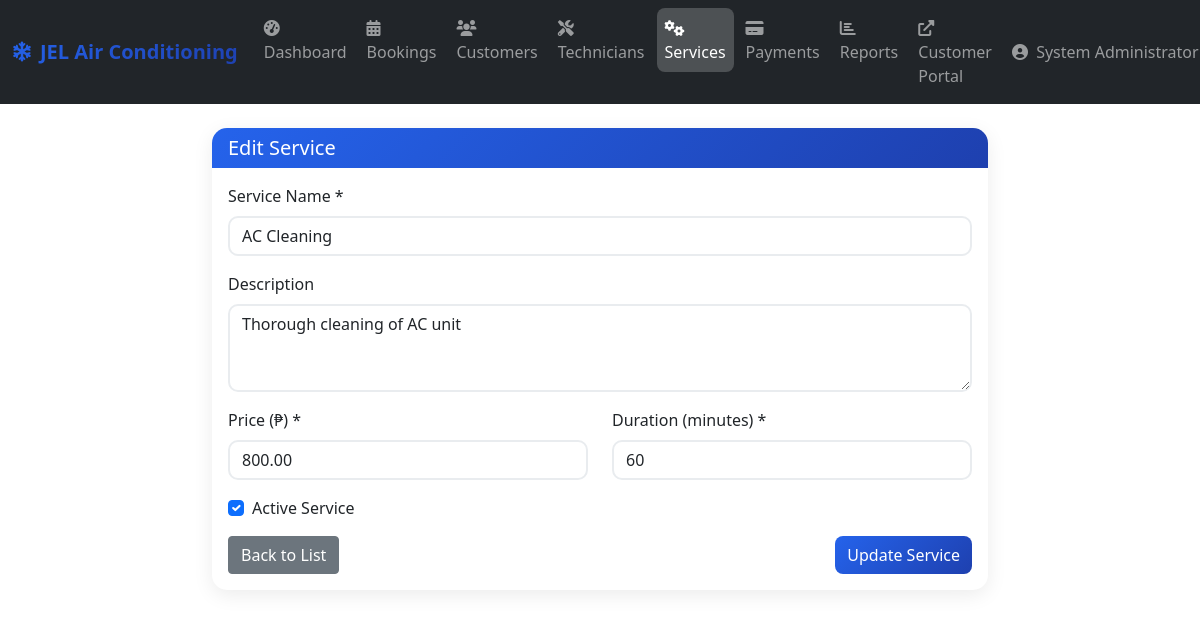
The app's page /modules/services/edit.php?id=2 (signed in) with its own data.
### tables this page shows
CREATE TABLE services (
    id INT AUTO_INCREMENT PRIMARY KEY,
    name VARCHAR(100) NOT NULL,
    description TEXT,
    price DECIMAL(10,2) NOT NULL,
    duration INT NOT NULL,  
    status TINYINT(1) DEFAULT 1
);

### modules/services/edit.php (the view, shortened to what this page needs)
<?php
include '../../includes/config.php';
$serviceId = $_GET['id'];
$errors = [];
$stmt = $pdo->prepare("SELECT * FROM services WHERE id = ?");
$stmt->execute([$serviceId]);
$service = $stmt->fetch();
?>
<?php include '../../includes/header.php'; ?>
<div class="container-fluid py-4">
    <div class="row justify-content-center">
        <div class="col-lg-8">
            <div class="card">
                <div class="card-header">
                    <h5 class="card-title mb-0">Edit Service</h5>
                </div>
                <div class="card-body">
                    <form method="POST">
                        <div class="mb-3">
                            <label for="name" class="form-label">Service Name *</label>
                            <input type="text" class="form-control <?php echo isset($errors['name']) ? 'is-invalid' : ''; ?>"
                                   id="name" name="name"
                                   value="<?php echo htmlspecialchars($_POST['name'] ?? $service['name']); ?>" required>
                        </div>
                        <div class="mb-3">
                            <label for="description" class="form-label">Description</label>
                            <textarea class="form-control" id="description" name="description" rows="3"><?php echo htmlspecialchars($_POST['description'] ?? $service['description']); ?></textarea>
                        </div>
                        <div class="row">
                            <div class="col-md-6 mb-3">
                                <label for="price" class="form-label">Price (₱) *</label>
                                <input type="number" step="0.01" class="form-control <?php echo isset($errors['price']) ? 'is-invalid' : ''; ?>"
                                       id="price" name="price"
                                       value="<?php echo htmlspecialchars($_POST['price'] ?? $service['price']); ?>" required>
                            </div>
                            <div class="col-md-6 mb-3">
                                <label for="duration" class="form-label">Duration (minutes) *</label>
                                <input type="number" class="form-control <?php echo isset($errors['duration']) ? 'is-invalid' : ''; ?>"
                                       id="duration" name="duration"
                                       value="<?php echo htmlspecialchars($_POST['duration'] ?? $service['duration']); ?>" required>
                            </div>
                        </div>
                        <div class="mb-3 form-check">
                            <input type="checkbox" class="form-check-input" id="status" name="status" <?php echo ($_POST['status'] ?? $service['status']) ? 'checked' : ''; ?>>
                            <label class="form-check-label" for="status">Active Service</label>
                        </div>
                        <div class="d-flex justify-content-between">
                            <a href="index.php" class="btn btn-secondary">Back to List</a>
                            <button type="submit" class="btn btn-primary">Update Service</button>
                        </div>
                    </form>
                </div>
            </div>
        </div>
    </div>
</div>
<?php include '../../includes/footer.php'; ?>

### assets/css/style.css (style rules this page uses)
.card { border: none; box-shadow: 0 0.15rem 1.75rem 0 rgba(58, 59, 69, 0.15); }
.card-header { background-color: #f8f9fc; border-bottom: 1px solid #e3e6f0; }

### includes/header.php (style rules this page uses)
:root { --primary-color: #2563eb; --secondary-color: #1e40af; --accent-color: #3b82f6; --success-color: #10b981; --warning-color: #f59e0b; --danger-color: #ef4444; --info-color: #06b6d4; --light-color: #f8fafc; --dark-color: #1e293b; }
.btn-primary { background: linear-gradient(135deg, var(--primary-color), var(--secondary-color)); border: none; border-radius: 8px; font-weight: 500; transition: all 0.3s ease; }
.card { border-radius: 15px; border: none; box-shadow: 0 5px 20px rgba(0, 0, 0, 0.08); transition: all 0.3s ease; }
.card-header { background: linear-gradient(135deg, var(--primary-color), var(--secondary-color)); color: white; border-radius: 15px 15px 0 0 !important; border: none; }
.form-control { border-radius: 10px; border: 2px solid #e9ecef; transition: all 0.3s ease; }

### records on screen
services: name "AC Cleaning", description "Thorough cleaning of AC unit", price "800.00", duration "60", status "☑"

### other values on screen
$_SESSION['full_name'] "System Administrator…"
